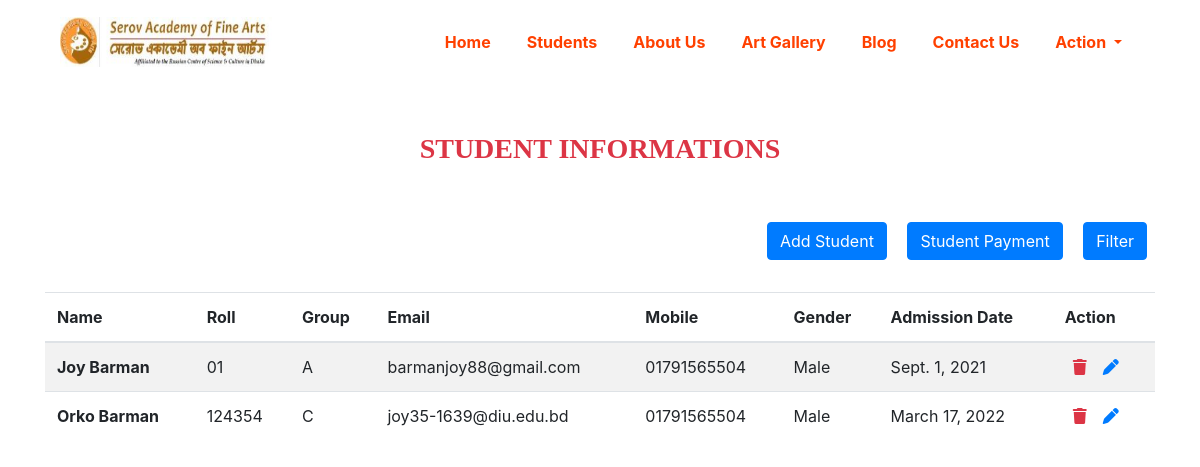
/students/, run on an earlier commit of the app's database.
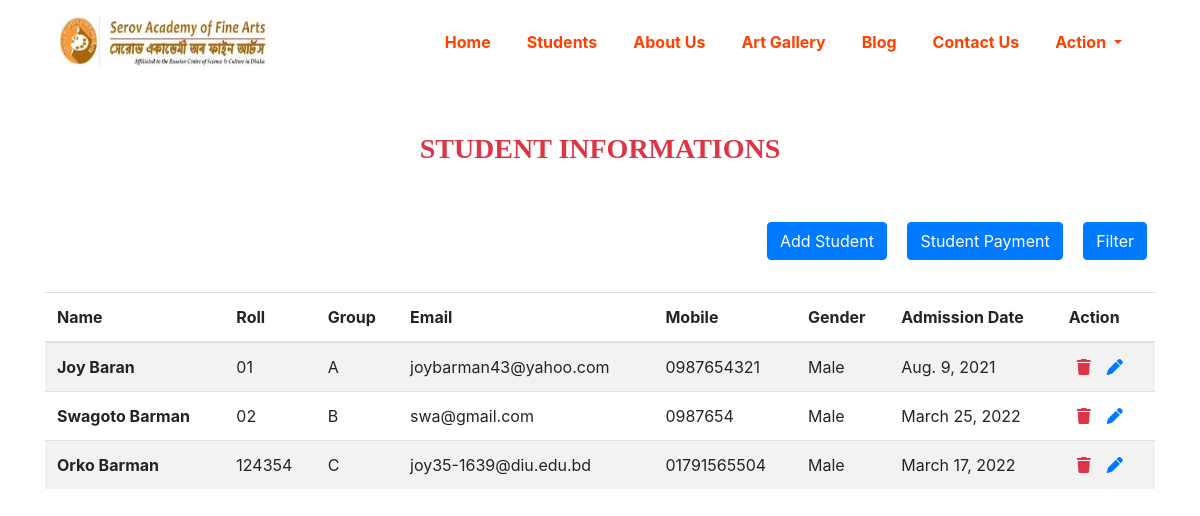
And on a later commit of the database.
### main/models.py (models this page shows, shortened)
class Student(models.Model):
    name =models.CharField(max_length=255)
    roll =models.CharField(max_length=255)
    group =models.ForeignKey(Group,on_delete=models.CASCADE)
    email =models.EmailField(max_length=255,null=True,blank=True)
    gender=models.CharField(max_length=10,choices=GENDER_CHOICES)
    mobile =models.CharField(max_length=255)
    photo = models.ImageField(upload_to='images/student/')
    blood =models.CharField(max_length=10,choices=BLOOD_CHOICES)
    address =models.CharField(max_length=255,null=True,blank=True)
    father_name =models.CharField(max_length=255,null=True,blank=True)
    mother_name =models.CharField(max_length=255,null=True,blank=True)
    admission_date =models.DateField()

class Group(models.Model):
    group=models.CharField(max_length=50)
    def __str__(self):
        return self.group

### main/views.py (the view)
# urls.py: path('students/', StudentView.as_view(), name="students"),
class StudentView(ListView):
    model = Student
    template_name = 'student.html'
    ordering = ['roll']

### main/templates/student.html
{% extends 'base.html' %}
{% block body %}
    <div class="container">
        <h3 class="text-uppercase font-weight-bold text-center text-danger my-5">student informations</h3>
            <div class="text-right">
                <a class="btn btn-primary text-white m-2" href="{% url 'add-student' %}">Add Student</a>
                <a class="btn btn-primary text-white m-2" href="{% url 'student-payment' %}">Student Payment</a>
                <a class="btn btn-primary text-white m-2">Filter</a>
            </div>
        <table class="table table-striped mt-4" >
            <thead>
            <tr>
                <th scope="col">Name</th>
                <th scope="col">Roll</th>
                <th scope="col">Group</th>
                <th scope="col">Email</th>
                <th scope="col">Mobile</th>
                <th scope="col">Gender</th>
                <th scope="col">Admission Date</th>
                <th scope="col">Action</th>
            </tr>
            </thead>
            <tbody>
            {% for student in object_list %}
                <tr>
                    <th scope="row" class="text-capitalize">{{ student.name }}</th>
                    <td>{{ student.roll }}</td>
                    <td>{{ student.group }}</td>
                    <td>{{ student.email }}</td>
                    <td>{{ student.mobile }}</td>
                    <td>{{ student.gender }}</td>
                    <td>{{ student.admission_date }}</td>
                    <td><a class="fas fa-trash text-danger mx-2" href="{% url 'delete-student' student.pk %}"></a><a class="fas fa-pen text-primary mx-2" href="{% url 'edit-student' student.pk %}"></a></td>
                </tr>
            {% endfor %}
            </tbody>
        </table>
    </div>
{% endblock %}

### main/templates/base.html (shortened to what this page needs)
<!doctype html>
<html lang="en">
<head>
    <link rel="stylesheet" href="https://cdn.jsdelivr.net/npm/bootstrap@4.0.0/dist/css/bootstrap.min.css"
>
</head>
<body>
{% include 'navbar.html' %}
    {% block body %}
    {% endblock %}
</body>
</html>

### main/templates/navbar.html (shortened to what this page needs)
{% load static %}
{% block body %}
    <nav class="navbar navbar-expand-lg navbar-light bg-light sticky-top ">
        <a class="navbar-brand text-left" href="#">
            <img src="{% static 'Capture.JPG' %}" class="logo" alt="logo" width="70%">
        </a>
        <div class="collapse navbar-collapse" id="navbarSupportedContent">
            <ul class="navbar-nav ml-auto">
                <li class="nav-item active">
                    <a class="nav-link" href="{% url 'home' %}">Home <span class="sr-only">(current)</span></a>
                </li>
                <li class="nav-item active">
                    <a class="nav-link" href="{% url 'students' %}">Students</a>
                </li>
                <li class="nav-item">
                    <a class="nav-link" href="#">About Us</a>
                </li>
                <li class="nav-item">
                    <a class="nav-link" href="#">Art Gallery</a>
                </li>
                <li class="nav-item">
                    <a class="nav-link" href="#">Blog</a>
                </li>
                <li class="nav-item">
                    <a class="nav-link" href="#">Contact Us</a>
                </li>
                <li class="nav-item dropdown">
                    <a class="nav-link dropdown-toggle" href="#" id="navbarDropdown" role="button"
                       data-toggle="dropdown" aria-expanded="false">
 Action
                    </a>
                </li>
            </ul>
        </div>
    </nav>
{% endblock %}

What changed in the data, as far as the page shows it:
removed Student: name "Joy Barman", roll "01", group "A", email "barmanjoy88@gmail.com", mobile "01791565504", gender "Male", admission_date "Sept. 1, 2021"
added Student: name "Joy Baran", roll "01", group "A", email "joybarman43@yahoo.com", mobile "0987654321", gender "Male", admission_date "Aug. 9, 2021"
added Student: name "Swagoto Barman", roll "02", group "B", email "swa@gmail.com", mobile "0987654", gender "Male", admission_date "March 25, 2022"
